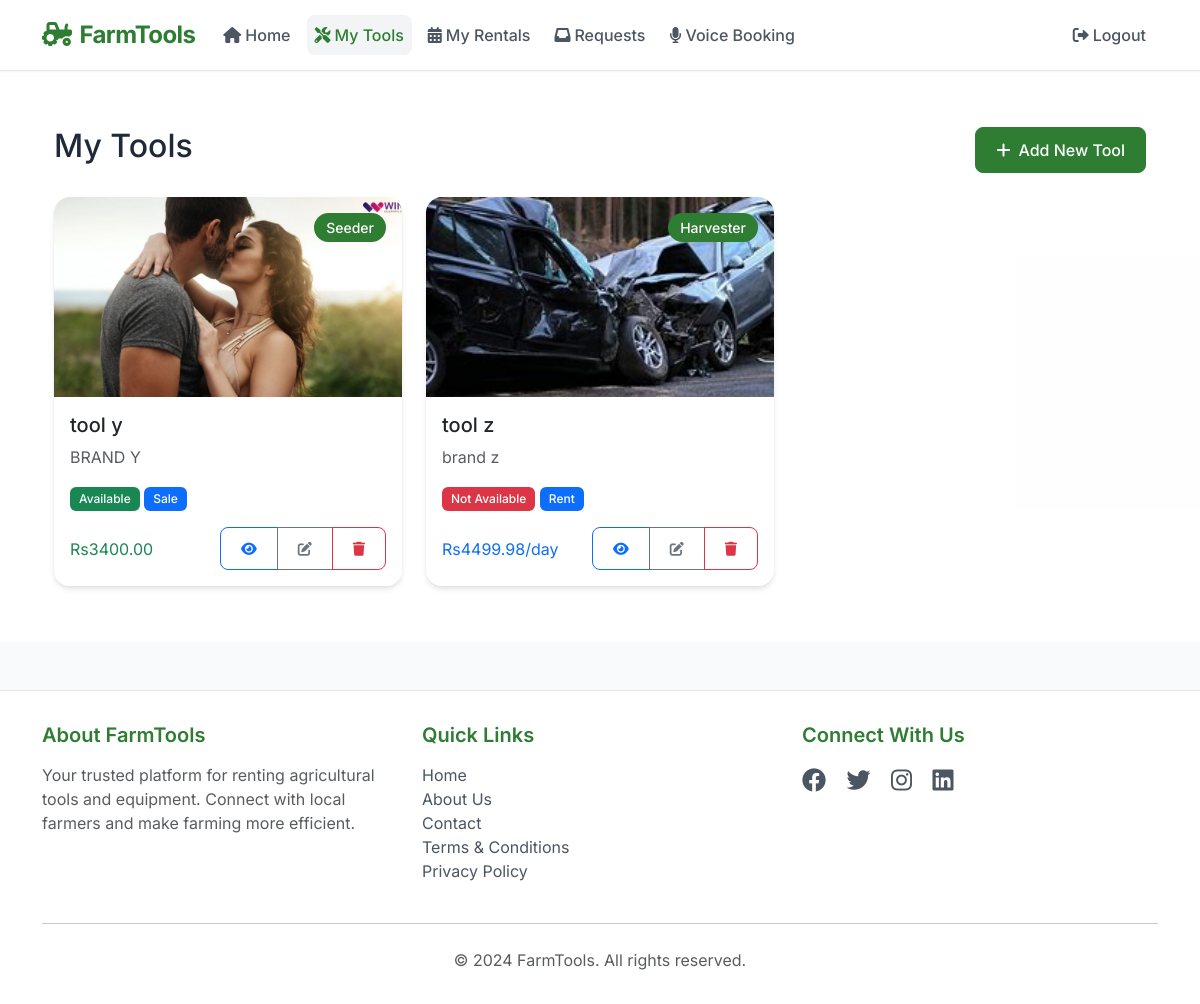
Page /tools/my-tools (signed in) on the committed database.
### app.py (models this page shows)
class Tool(db.Model):
    id = db.Column(db.Integer, primary_key=True)
    created_at = db.Column(db.DateTime, default=datetime.utcnow)
    name = db.Column(db.String(100), nullable=False)
    category = db.Column(db.String(100), nullable=False)  # e.g., 'Tractor', 'Harvester', 'Plow', etc.
    brand = db.Column(db.String(100), nullable=False)
    condition = db.Column(db.String(50), nullable=False)
    description = db.Column(db.Text, nullable=False)
    owner_id = db.Column(db.Integer, db.ForeignKey('user.id'), nullable=False)
    is_available = db.Column(db.Boolean, default=True)
    listing_type = db.Column(db.String(10), nullable=False)  # 'rent' or 'sale'
    price_per_day = db.Column(db.Float, nullable=True)
    sale_price = db.Column(db.Float, nullable=True)
    image_url_1 = db.Column(db.String(200))
    image_url_2 = db.Column(db.String(200))
    image_url_3 = db.Column(db.String(200))
    power_source = db.Column(db.String(50))  # e.g., 'Diesel', 'Electric', 'Manual'
    maintenance_status = db.Column(db.String(50))  # e.g., 'Excellent', 'Good', 'Fair'
    last_maintenance_date = db.Column(db.DateTime)
    rentals = db.relationship('Rental', backref='tool', lazy=True)
    rental_requests = db.relationship('RentalRequest', backref='tool', lazy=True)
    tool_purchases = db.relationship('Purchase', backref=db.backref('tool_details', lazy=True))

### app.py (the view)
@app.route('/tools/my-tools')
@login_required
def my_tools():
    user = User.query.get(session['user_id'])
    if not user:
        flash('User not found. Please login again.', 'danger')
        session.clear()  # Clear invalid session
        return redirect(url_for('login'))
    return render_template('my_tools.html', tools=user.owned_tools)

### app.py (called while the page is built)
def login_required(f):
    @wraps(f)
    def decorated_function(*args, **kwargs):
        if not session.get('user_id'):
            flash('Please login first')
            return redirect(url_for('login'))
        return f(*args, **kwargs)
    return decorated_function

@app.context_processor
def utility_processor():
    def get_pending_requests_count():
        if not session.get('user_id'):
            return 0
        return RentalRequest.query.join(Tool).filter(
            Tool.owner_id == session['user_id'],
            RentalRequest.status == 'pending'
        ).count()
    return {'get_pending_requests_count': get_pending_requests_count}

### templates/my_tools.html (shortened to what this page needs)
{% extends "base.html" %}
{% block content %}
<div class="container py-4">
    <div class="d-flex justify-content-between align-items-center mb-4">
        <h2>My Tools</h2>
        <a href="{{ url_for('add_tool') }}" class="btn btn-primary">
            <i class="fas fa-plus me-2"></i>Add New Tool
        </a>
    </div>
    {% if tools %}
    <div class="row g-4">
        {% for tool in tools %}
        <div class="col-md-4">
            <div class="card h-100">
                {% if tool.image_url_1 %}
                <img src="{{ url_for('static', filename=tool.image_url_1.replace('\\', '/')) }}" class="card-img-top" alt="{{ tool.name }}">
                {% else %}
                <img src="{{ url_for('static', filename='images/tool-placeholder.jpg') }}" class="card-img-top" alt="Tool placeholder">
                {% endif %}
                <span class="tool-category-badge">{{ tool.category }}</span>
                <div class="card-body">
                    <h5 class="card-title">{{ tool.name }}</h5>
                    <p class="card-text text-muted">{{ tool.brand }}</p>
                    <div class="mb-3">
                        <span class="badge {% if tool.is_available %}bg-success{% else %}bg-danger{% endif %}">
                            {% if tool.is_available %}Available{% else %}Not Available{% endif %}
                        </span>
                        <span class="badge bg-primary">{{ tool.listing_type|title }}</span>
                    </div>
                    <div class="d-flex justify-content-between align-items-center">
                        <div>
                            {% if tool.listing_type == 'rent' %}
                            <span class="text-primary">Rs{{ "%.2f"|format(tool.price_per_day) }}/day</span>
                            {% else %}
                            <span class="text-success">Rs{{ "%.2f"|format(tool.sale_price) }}</span>
                            {% endif %}
                        </div>
                        <div class="btn-group">
                            <a href="{{ url_for('view_tool', tool_id=tool.id) }}" class="btn btn-sm btn-outline-primary">
                                <i class="fas fa-eye"></i>
                            </a>
                            <a href="{{ url_for('edit_tool', tool_id=tool.id) }}" class="btn btn-sm btn-outline-secondary">
                                <i class="fas fa-edit"></i>
                            </a>
                            <button type="button" class="btn btn-sm btn-outline-danger"
                                    onclick="deleteTool({{ tool.id }})">
                                <i class="fas fa-trash"></i>
                            </button>
                        </div>
                    </div>
                </div>
            </div>
        </div>
        {% endfor %}
    </div>
    {% endif %}
</div>
{% endblock %}

### templates/base.html (shortened to what this page needs)
<!DOCTYPE html>
<html lang="en" class="min-vh-100">
<head>
    <link href="https://cdn.jsdelivr.net/npm/bootstrap@5.3.0/dist/css/bootstrap.min.css" rel="stylesheet">
    <link href="https://cdnjs.cloudflare.com/ajax/libs/font-awesome/6.0.0/css/all.min.css" rel="stylesheet">
</head>
<body>
    <nav class="navbar navbar-expand-lg">
        <div class="container">
            <a class="navbar-brand" href="{{ url_for('index') }}">
                <i class="fas fa-tractor me-2"></i>FarmTools
            </a>
            <div class="collapse navbar-collapse" id="navbarNav">
                <ul class="navbar-nav me-auto">
                    <li class="nav-item">
                        <a class="nav-link {% if request.endpoint == 'index' %}active{% endif %}" href="{{ url_for('index') }}">
                            <i class="fas fa-home me-1"></i>Home
                        </a>
                    </li>
                    {% if session.get('user_id') %}
                    <li class="nav-item">
                        <a class="nav-link {% if request.endpoint == 'my_tools' %}active{% endif %}" href="{{ url_for('my_tools') }}">
                            <i class="fas fa-tools me-1"></i>My Tools
                        </a>
                    </li>
                    <li class="nav-item">
                        <a class="nav-link {% if request.endpoint == 'my_rentals' %}active{% endif %}" href="{{ url_for('my_rentals') }}">
                            <i class="fas fa-calendar-alt me-1"></i>My Rentals
                        </a>
                    </li>
                    <li class="nav-item">
                        <a class="nav-link {% if request.endpoint == 'my_rental_requests' %}active{% endif %}" href="{{ url_for('my_rental_requests') }}">
                            <i class="fas fa-inbox me-1"></i>Requests
                        </a>
                    </li>
                    <li class="nav-item">
                        <a class="nav-link {% if request.endpoint == 'tools_categories' or request.endpoint == 'voice_book' %}active{% endif %}" href="{{ url_for('tools_categories') }}">
                            <i class="fas fa-microphone me-1"></i>Voice Booking
                        </a>
                    </li>
                    {% endif %}
                </ul>
                <ul class="navbar-nav">
                    {% if session.get('user_id') %}
                    <li class="nav-item">
                        <a class="nav-link" href="{{ url_for('logout') }}">
                            <i class="fas fa-sign-out-alt me-1"></i>Logout
                        </a>
                    </li>
                    {% endif %}
                </ul>
            </div>
        </div>
    </nav>
    <main>
        <div class="container">
            {% block content %}{% endblock %}
        </div>
    </main>
    <footer class="footer">
        <div class="container">
            <div class="row">
                <div class="col-md-4">
                    <h5 class="footer-title">About FarmTools</h5>
                    <p class="text-muted">Your trusted platform for renting agricultural tools and equipment. Connect with local farmers and make farming more efficient.</p>
                </div>
                <div class="col-md-4">
                    <h5 class="footer-title">Quick Links</h5>
                    <ul class="list-unstyled">
                        <li><a href="{{ url_for('index') }}" class="footer-link">Home</a></li>
                        <li><a href="#" class="footer-link">About Us</a></li>
                        <li><a href="#" class="footer-link">Contact</a></li>
                        <li><a href="#" class="footer-link">Terms & Conditions</a></li>
                        <li><a href="#" class="footer-link">Privacy Policy</a></li>
                    </ul>
                </div>
                <div class="col-md-4">
                    <h5 class="footer-title">Connect With Us</h5>
                    <div class="social-links">
                        <a href="#" class="social-link"><i class="fab fa-facebook"></i></a>
                        <a href="#" class="social-link"><i class="fab fa-twitter"></i></a>
                        <a href="#" class="social-link"><i class="fab fa-instagram"></i></a>
                        <a href="#" class="social-link"><i class="fab fa-linkedin"></i></a>
                    </div>
                </div>
            </div>
            <hr class="my-4">
            <div class="text-center text-muted">
                <p class="mb-0">&copy; 2024 FarmTools. All rights reserved.</p>
            </div>
        </div>
    </footer>
</body>
</html>

### templates/base.html (style rules this page uses)
:root { --primary-color: #2e7d32; --primary-dark: #1b5e20; --primary-light: #4caf50; --success-color: #2e7d32; --danger-color: #d32f2f; --warning-color: #f57c00; --info-color: #1976d2; --gray-50: #f9fafb; --gray-100: #f3f4f6; --gray-200: #e5e7eb; --gray-300: #d1d5db; --gray-600: #4b5563; --gray-700: #374151; --gray-800: #1f2937; }
body { display: flex; flex-direction: column; min-height: 100vh; font-family: 'Inter', -apple-system, BlinkMacSystemFont, sans-serif; background-color: var(--gray-50); color: var(--gray-800); background-image: url('/static/images/farm-background.jpeg'); background-size: cover; background-position: center; background-attachment: fixed; }
main { flex: 1 0 auto; padding: 2rem 0; background-color: rgba(255, 255, 255, 0.9); }
.footer { flex-shrink: 0; background-color: rgba(255, 255, 255, 0.95); padding: 2rem 0; margin-top: 3rem; border-top: 1px solid var(--gray-200); }
.navbar { background-color: rgba(255, 255, 255, 0.95); box-shadow: 0 1px 2px 0 rgba(0, 0, 0, 0.05); padding: 0.75rem 0; border-bottom: 1px solid var(--gray-200); }
.navbar-brand { font-weight: 700; font-size: 1.5rem; color: var(--primary-color) !important; letter-spacing: -0.025em; }
.nav-link { color: var(--gray-600) !important; font-weight: 500; padding: 0.5rem 1rem; transition: all 0.2s; border-radius: 0.5rem; margin: 0 0.25rem; }
.nav-link.active { color: var(--primary-color) !important; background-color: var(--gray-100); }
.btn { font-weight: 500; padding: 0.625rem 1.25rem; border-radius: 0.5rem; transition: all 0.2s; }
.btn-primary { background-color: var(--primary-color); border-color: var(--primary-color); color: white; }
.card { border: none; border-radius: 1rem; box-shadow: 0 4px 6px -1px rgba(0, 0, 0, 0.1), 0 2px 4px -1px rgba(0, 0, 0, 0.06); transition: transform 0.2s; background-color: rgba(255, 255, 255, 0.95); }
.card-img-top { border-top-left-radius: 1rem; border-top-right-radius: 1rem; height: 200px; object-fit: cover; }
.tool-category-badge { position: absolute; top: 1rem; right: 1rem; background-color: var(--primary-color); color: white; padding: 0.25rem 0.75rem; border-radius: 2rem; font-size: 0.875rem; font-weight: 500; }
.footer-title { color: var(--primary-color); font-weight: 600; margin-bottom: 1rem; }
.footer-link { color: var(--gray-600); text-decoration: none; transition: color 0.2s; }
.social-link { color: var(--gray-600); font-size: 1.5rem; margin-right: 1rem; transition: color 0.2s; }
.badge { padding: 0.5em 0.75em; font-weight: 500; }
body { top: 0 !important; }

### rows in the picture
Tool: shows a picture, category "Seeder", name "tool y", brand "BRAND Y", is_available "Available", listing_type "Sale", sale_price "3400.00"
Tool: shows a picture, category "Harvester", name "tool z", brand "brand z", is_available "Not Available", listing_type "Rent", price_per_day "4499.98"
